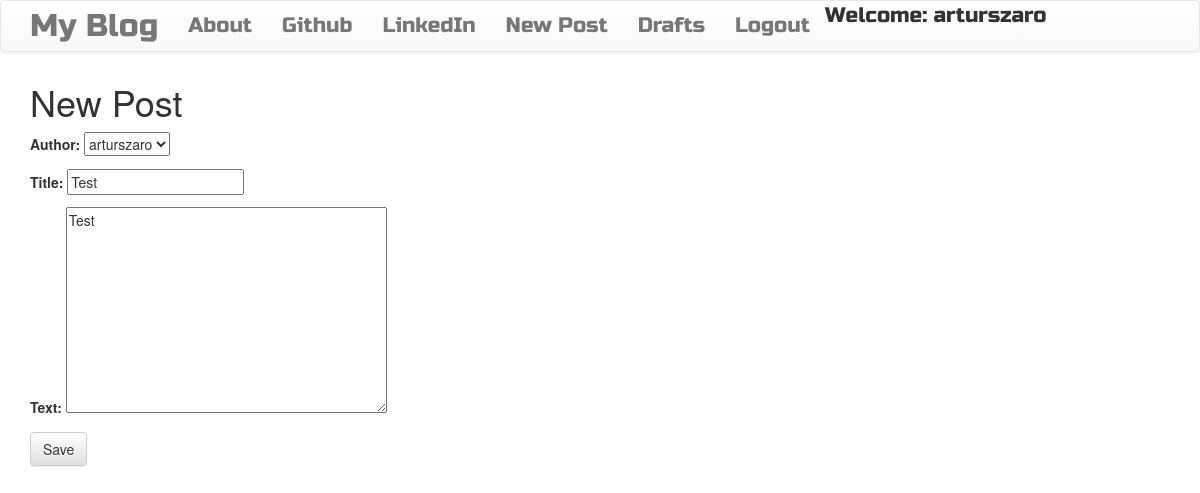
Screenshot of /post/3/edit/ (signed in) with the database file from the repository.
### blog/models.py (models this page shows, shortened)
class Post(models.Model):
    author = models.ForeignKey('auth.User', on_delete=models.CASCADE)
    title = models.CharField(max_length=200)
    text = models.TextField()
    create_date = models.DateTimeField(default=timezone.now)
    published_date = models.DateTimeField(blank=True, null=True)

### blog/views.py (the view)
# urls.py: path('post/<int:pk>/edit/', views.PostUpdateView.as_view(), name="post_edit"),
class PostUpdateView(LoginRequiredMixin, UpdateView):
    login_url = '/login/'
    redirect_field_name = 'blog/post_detail.html'
    form_class = PostForm
    model = Post

### blog/forms.py
class PostForm(forms.ModelForm):
        class Meta():
            model = Post
            fields=('author','title','text')
            widget = {
            'title': forms.TextInput(attrs={'class':'textinputclass'}),
            'text': forms.Textarea(attrs={'class':'editable medium-editor-textarea postcontent'})
            }

### blog/templates/blog/post_form.html (shortened to what this page needs)
{% extends "blog/base.html" %}
{% block content %}
<h1>New Post</h1>
<form class="post-form"  method="POST">
  {{form.as_p}}
  <button type="submit" class="save btn btn-default">Save</button>
</form>
{% endblock %}

### blog/templates/blog/base.html (shortened to what this page needs)
<!DOCTYPE html>
{% load static %}
<html lang="en" dir="ltr">
  <head>
    <link rel="stylesheet" href="https://maxcdn.bootstrapcdn.com/bootstrap/3.3.7/css/bootstrap.min.css">
    <link rel="stylesheet" href="https://maxcdn.bootstrapcdn.com/bootstrap/3.3.7/css/bootstrap-theme.min.css">
    <link rel="stylesheet" href="//cdn.jsdelivr.net/npm/medium-editor@latest/dist/css/medium-editor.min.css" type="text/css" media="screen" charset="utf-8">
    <link rel="stylesheet" href="{% static 'css/blog.css'%}">
    <body>
    <nav class = 'navbar navbar-default techfont custom-nabvar'>
      <div class="container">
        <ul class="nav navbar-nav">
          <li><a class = 'navbar-brand bigbrand' href="{% url 'post_list' %}">My Blog</a></li>
          <li><a href="{% url 'about'%}">About</a></li>
          <li><a href="https://github.com/arturszaro">Github</a></li>
          <li><a href="https://www.linkedin.com/in/artur-szaro-263a441b9/">LinkedIn</a></li>
        </ul>
        <ul class='nav navbar-nav nabar-right'>
            {%if user.is_authenticated%}
              <li><a href="{% url 'post_new'%}">New Post</a></li>
              <li><a href="{% url 'post_draft_list'%}">Drafts</a></li>
              <li><a href="{% url 'logout' %}">Logout</a></li>
              <li>Welcome: {{user.username}}</li>
              {% else %}
              <li><a class='nav navbar-right' href="{% url 'login'%}"><span class= 'glyphicon glyphicon-user'></span></a></li>
            {%endif%}
        </ul>
      </div>
    </nav>
    <div class="content container">
      <div class="row">
        <div class="col-md-8">
            {% block content %}
            {% endblock %}
          </div>
        </div>
      </div>
  </body>
</html>

### blog/static/css/blog.css (style rules this page uses)
.techfont { font-family: 'Russo One', sans-serif; font-size: 1.5em; margin-bottom: 10px; }
.bigbrand { font-size: 1.5em; }

### rows the page displays
Post: author "arturszaro", title "Test", text "Test"

### other values shown
{{ user.username }} "arturszaro"
